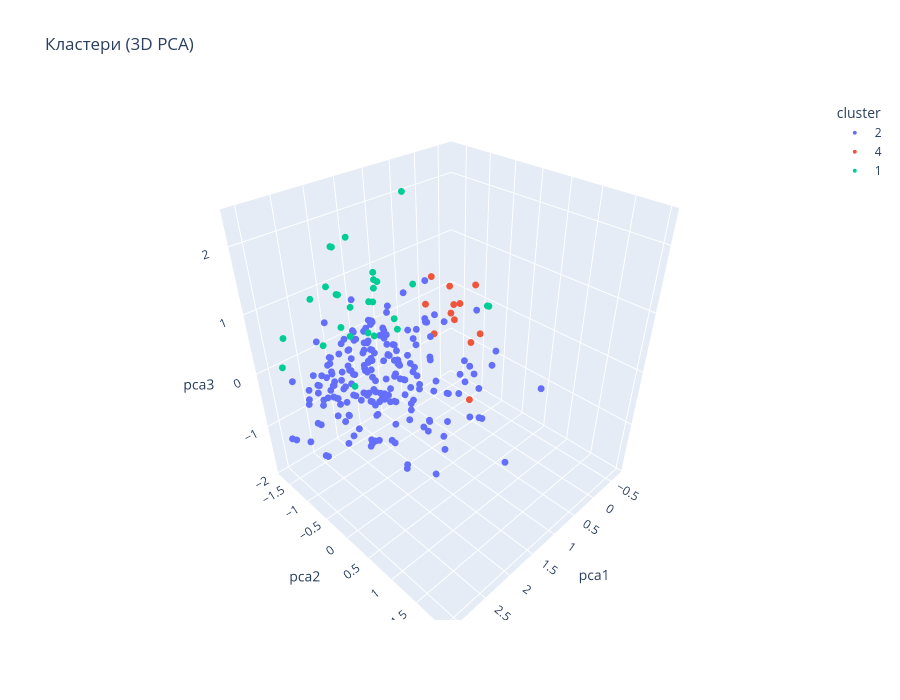

This figure's notebook cell:
### Code cell
import plotly.express as px

popular_df_plot = popular_df.copy()

popular_df_plot['cluster'] = popular_df_plot['cluster'].astype(str)

fig = px.scatter_3d(
    popular_df_plot,
    x='pca1',
    y='pca2',
    z='pca3',
    color='cluster',
    title="Кластери (3D PCA)",
    height=700
)

fig.update_traces(marker=dict(size=4))

fig.show()

### Figure 1 — Plotly figure (JSON) as saved in the notebook; plotly's stock layout.template omitted (floating-point values rounded to 4 significant figures; data arrays with more than 128 entries replaced by an {"elided": "..."} marker saying what was removed)
{"data": [{"hovertemplate": "cluster=2<br>pca1=%{x}<br>pca2=%{y}<br>pca3=%{z}<extra></extra>", "legendgroup": "2", "marker": {"color": "#636efa", "size": 4, "symbol": "circle"}, "mode": "markers", "name": "2", "scene": "scene", "showlegend": true, "type": "scatter3d", "x": {"elided": "358 float values"}, "y": {"elided": "358 float values"}, "z": {"elided": "358 float values"}}, {"hovertemplate": "cluster=4<br>pca1=%{x}<br>pca2=%{y}<br>pca3=%{z}<extra></extra>", "legendgroup": "4", "marker": {"color": "#EF553B", "size": 4, "symbol": "circle"}, "mode": "markers", "name": "4", "scene": "scene", "showlegend": true, "type": "scatter3d", "x": [-0.282, -0.2826, -0.282, 0.02825, 0.4107, -0.3362, 0.2239, -0.0009306, -0.08556, -0.2952, -0.597, -0.2374, -0.597, -0.6778], "y": [-0.8384, -0.8447, -0.8384, -1.478, -1.219, -1.413, -1.224, -0.9653, -1.133, -1.125, -0.9113, -1.215, -0.9113, -1.125], "z": [-0.6189, -1.891, -0.6189, 0.5361, 0.2735, 0.2424, -0.3827, -0.08958, -0.06776, 0.03574, -0.6174, 0.002729, -0.6174, 0.2452]}, {"hovertemplate": "cluster=1<br>pca1=%{x}<br>pca2=%{y}<br>pca3=%{z}<extra></extra>", "legendgroup": "1", "marker": {"color": "#00cc96", "size": 4, "symbol": "circle"}, "mode": "markers", "name": "1", "scene": "scene", "showlegend": true, "type": "scatter3d", "x": [2.063, 1.597, 2.071, 0.9437, 2.37, 1.628, 2.152, 1.877, 1.838, 1.628, 1.186, 1.312, 1.365, 2.388, 2.152, 1.39, 1.877, 1.85, 1.851, 1.628, 1.186, 1.312, 2.076, 2.071, 1.597, 1.39, 1.567, 2.152, 2.37, 0.9567, 0.5713, 2.369, 1.85, 0.9886, 2.771, 3.049, 1.779, 2.441, 2.771, 2.071, 1.39, 1.85, 1.851, 1.988, 0.9925], "y": [-1.22, -1.143, -0.5777, 0.6009, -0.7666, -0.9448, -0.8957, -1.161, -1.573, -0.9448, -1.533, -1.381, -0.8077, -1.247, -0.8957, -0.8362, -1.161, -0.739, -1.589, -0.9448, -1.533, -1.381, -1.237, -0.5777, -1.143, -0.8362, -1.086, -0.8957, -0.7666, 0.5845, -1.332, -1.455, -0.739, -1.705, -1.659, -1.292, -1.362, -0.4829, -1.659, -0.5777, -0.8362, -0.739, -1.589, -1.618, -1.007], "z": [1.101, 0.8344, 0.7696, 1.209, 0.9057, 1.281, 0.6025, 1.925, 1.635, 1.281, 1.017, 0.8538, 0.4075, 0.3916, 0.6025, 0.5878, 1.925, 0.5448, 1.64, 1.281, 1.017, 0.8538, 1.107, 0.7696, 0.8344, 0.5878, 0.8416, 0.6025, 0.9057, 1.214, 0.6599, 1.059, 0.5448, 0.7214, 0.5004, 0.3155, 0.7236, 0.1032, 0.5004, 0.7696, 0.5878, 0.5448, 1.64, 1.047, 2.361]}], "layout": {"height": 700, "legend": {"title": {"text": "cluster"}, "tracegroupgap": 0}, "scene": {"domain": {"x": [0, 1], "y": [0, 1]}, "xaxis": {"title": {"text": "pca1"}}, "yaxis": {"title": {"text": "pca2"}}, "zaxis": {"title": {"text": "pca3"}}}, "title": {"text": "Кластери (3D PCA)"}}}
